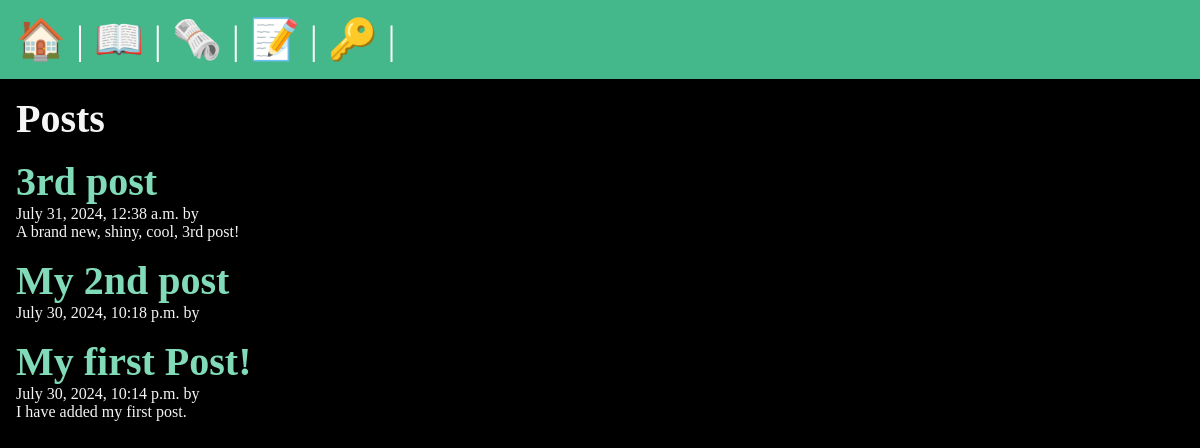
/posts/, run on an earlier commit of the app's database.
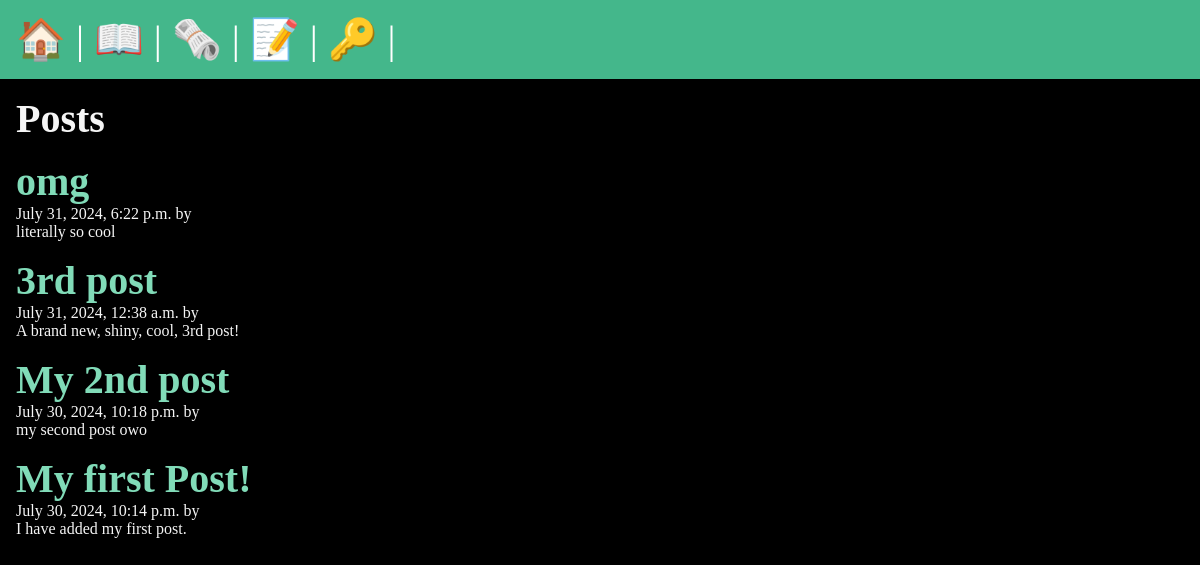
And on a later commit of the database.
### posts/models.py (models this page shows, shortened)
class Post(models.Model):
    title = models.CharField(max_length=75)
    body = models.TextField()
    slug = models.SlugField()
    date = models.DateTimeField(auto_now_add=True)
    banner = models.ImageField(default='cringe.jpg',blank=True)
    author = models.ForeignKey(User, on_delete=models.CASCADE, default=None)

### posts/views.py (the view)
# urls.py: path('', views.posts_list, name="list"),
def posts_list(request):
    posts = Post.objects.all().order_by('-date')
    return render(request, 'posts/posts_list.html', {'posts': posts})

### posts/templates/posts/posts_list.html (shortened to what this page needs)
{% extends 'layout.html' %}
{% block content %}
    <section>
        <h1>Posts</h1>
        {% for post in posts %}
            <article class = "post">
                <h2>
                    <a href="{% url 'posts:page' slug=post.slug %}">
                    {{ post.title }}
                    </a>
                </h2>
                <p> {{ post.date }} by {{ post.author }} </p>
                <p> {{ post.body }} </p>
            </article>
        {% endfor %}
    </section>
{% endblock %}

### templates/layout.html (shortened to what this page needs)
<!DOCTYPE html>
{% load static %}
<html lang="en">
<head>
    <link rel="stylesheet" href="{% static 'css/style.css' %}">
</head>
<body>
    <nav>
        <a href="/">
            <span role="img" aria-label="Home" title="Home">🏠</span>
        </a> |
        <a href="/about">
            <span role="img" aria-label="About" title="About">📖</span>
        </a> |
        <a href="{% url 'posts:list' %}">
            <span role="img" aria-label="Posts" title="Posts">🗞️</span>
        </a> |
        {% if user.is_authenticated %}
            <a href="{% url 'posts:new-post' %}">
                <span role="img" aria-label="create post" title="create post">🆕</span>
            </a> |
            <form class="logout" action="{% url 'users:logout' %}" method="post">
                {% csrf_token %}
                <button class="logout-button" aria-label="logout" title="logout">👋</button>
            </form>
        {% else %}
            <a href="{% url 'users:register' %}">
                <span role="img" aria-label="User Registration" title="Register">📝</span>
            </a> |
            <a href="{% url 'users:login' %}">
                <span role="img" aria-label="Login" title="Login">🔑</span>
            </a> |
        {% endif %}
    </nav>
    <main>
        {% block content %}
        {% endblock %}
    </main>
</body>
</html>

### static/css/style.css (style rules this page uses)
* { margin: 0; padding: 0; box-sizing: border-box; }
body { min-height: 100vh; background-color: black; color: whitesmoke; font-size: 3rem; }
nav { padding: 1rem; background-color: #44B78B; color: white; font-size: 2.5rem; }
main { padding: 1rem; }
section { display: flex; flex-flow: column; gap: 1rem; }
h1, h2 { font-size: 2.5rem; }
p { font-size: 1rem; }
a { text-decoration: none; color: #81dbb8; }

What changed in the data, as far as the page shows it:
added Post: title "omg", date "July 31, 2024, 6:22 p.m.", body "literally so cool"
changed Post "My 2nd post": body (not shown) → "my second post owo"
